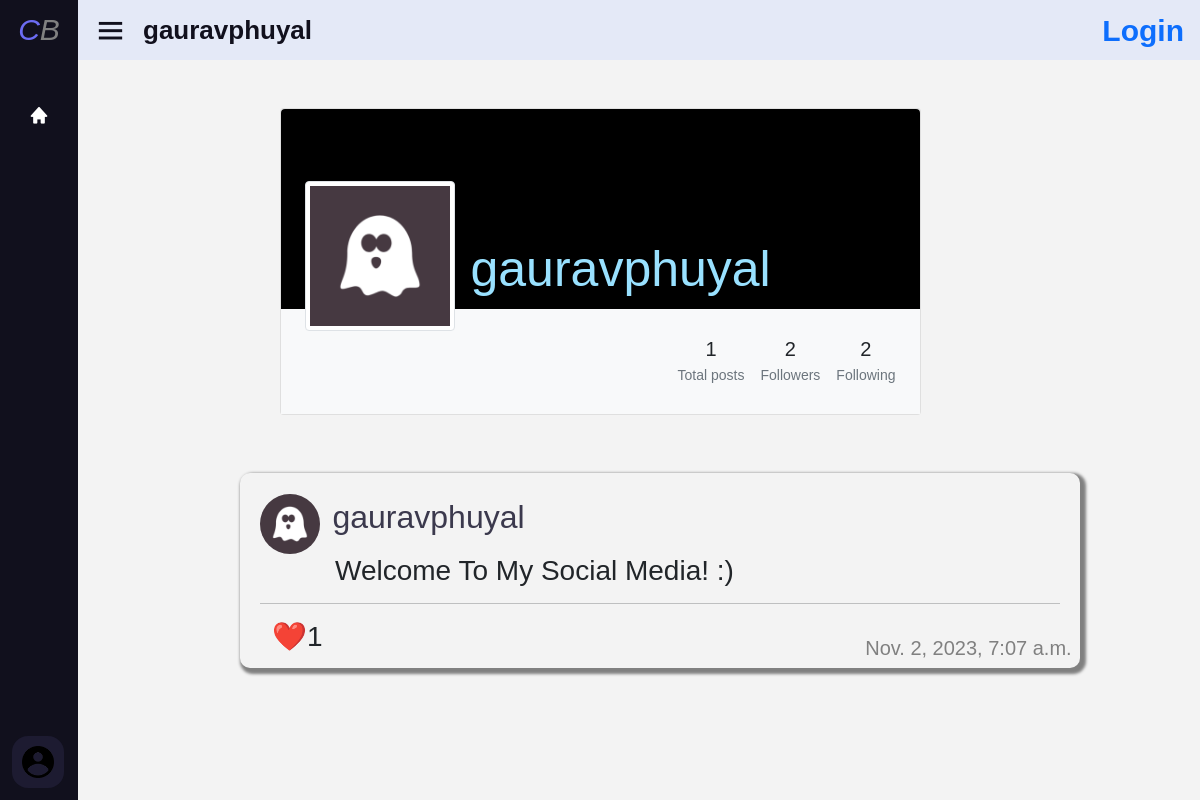
The app's page /user/gauravphuyal, older data.
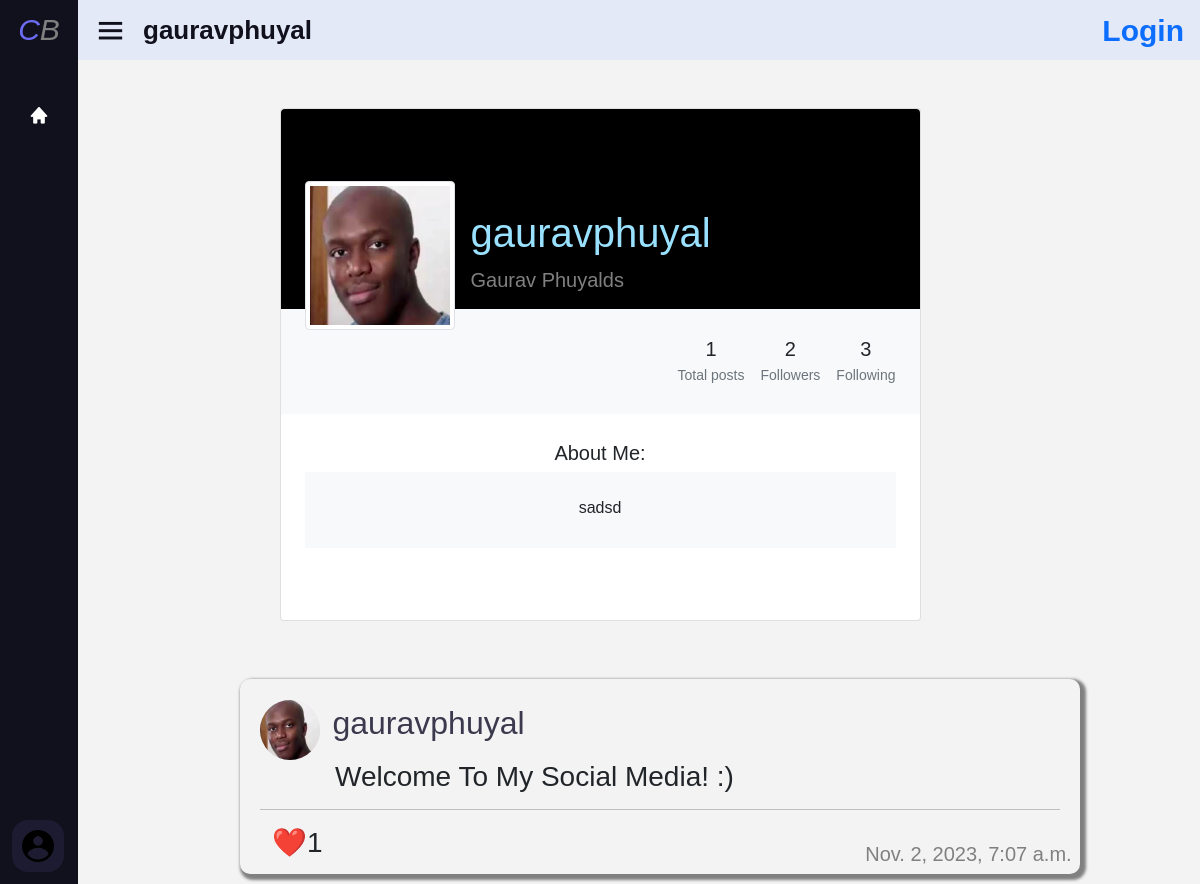
The same page, newer data.
### network/models.py (models this page shows, shortened)
class User(AbstractUser):
    default_pfp_location = f"pfp/defaults/{random.randrange(1,10)}.png"
    follower = models.TextField(default="", null=True)
    following = models.TextField(default="", null=True)
    bio = models.TextField(default="", null=True)
    pfp = models.ImageField(upload_to=f'pfp',blank=True, null=True)
    def_pfp = models.ImageField(default=default_pfp_location)
    def get_pfp(self):
        if self.pfp:
            return self.pfp
        else:
            return self.def_pfp

class Post(models.Model):
    user = models.ForeignKey(User, on_delete=models.CASCADE)
    content = models.TextField()
    creation_date = models.DateTimeField(auto_now_add=True)
    likes = models.IntegerField(default=0)
    edited = models.BooleanField(default=False)
    likers = models.TextField(default="", null=True)

### network/views.py (the view, shortened to what this page needs)
# urls.py: path("user/<str:username>", views.userpage, name="userpage"),
def userpage(request, username ):
    requested_user = User.objects.get(username=username)
    requested_user_id = requested_user.id
    if request.user.is_authenticated:
        logged_user = User.objects.get(id= request.user.id)
        logged_following_list = logged_user.following.split(",")
        if str(requested_user_id) in  logged_following_list:
            is_following = True
        else:
            is_following = False
    else:
        is_following = False
    if request.method  == "GET":
        posts = Post.objects.filter(user=requested_user_id).order_by('-creation_date')
        if request.user.id == requested_user_id:
            show_follow = False
        else:
            show_follow = True
        return render(request, "network/userpage.html",{
            "profile_user" : requested_user,
            "posts" : posts,
            "followers" : len(requested_user.follower.split(",")),
            "following" : len(requested_user.following.split(",")),
            "is_following" : is_following,
            "show_follow" : show_follow,
            "pagename" : requested_user.username,
            "total_posts": len(posts)
            })

### network/templates/network/userpage.html (shortened to what this page needs)
{% extends "network/layout.html" %}
{% load static %}
{% block body %}
      <section class="h-100 gradient-custom-2">
          <div class="container py-5 h-100">
            <div class="row d-flex justify-content-center align-items-center h-100">
              <div class="col col-lg-9 col-xl-7">
                <div class="card">
                  <div class="rounded-top text-white d-flex flex-row" style="background-color: #000; height:200px;">
                    <div class="ms-4 mt-5 d-flex flex-column" style="width: 150px;">
                      <img src="{{ profile_user.get_pfp.url }}"
                        alt="Generic placeholder image" class="img-fluid img-thumbnail mt-4 mb-2"
                        style="width: 150px; z-index: 1">
                    </div>
                    {% if profile_user.get_full_name %}
                    <div class="ms-3" style="margin-top: 100px;">
                        {% if profile_user.username == 'urmom' %}
                        <h5 style="font-size: 40px; color: rgba(153, 125, 252, 1);">{{ profile_user.username }}</h5>
                        {% elif profile_user.username == 'gaurav' %}
                        <h5 style="font-size: 40px; color: gold;">{{ profile_user.username }}</h5>
                        {% else %}
                        <h5 style="font-size: 40px; color: rgba(153, 225, 255, 1);">{{ profile_user.username }}</h5>
                        {% endif %}
                       <p style="font-size: 20px; color: gray;">{{ profile_user.get_full_name }}</p>
                    </div>
                    {% else %}
                    <div class="ms-3" style="margin-top: 130px;">
                      {% if profile_user.username == 'urmom' %}
                      <h5 style="font-size: 50px; color: rgba(153, 125, 252, 1);">{{ profile_user.username }}</h5>
                      {% elif profile_user.username == 'gaurav' %}
                      <h5 style="font-size: 50px; color: gold;">{{ profile_user.username }}</h5>
                      {% else %}
                      <h5 style="font-size: 50px; color: rgba(153, 225, 255, 1);">{{ profile_user.username }}</h5>
                      {% endif %}
                  </div>
                    {% endif %}
                  </div>
                  <div class="p-4 text-black" style="background-color: #f8f9fa;">
                    <div class="d-flex justify-content-end text-center py-1">
                      <div>
                        <p class="mb-1 h5">{{ total_posts }}</p>
                        <p class="small text-muted mb-0">Total posts</p>
                      </div>
                      <div class="px-3">
                        <p class="mb-1 h5">{{ followers }}</p>
                        <p class="small text-muted mb-0">Followers</p>
                      </div>
                      <div>
                        <p class="mb-1 h5">{{ following }}</p>
                        <p class="small text-muted mb-0">Following</p>
                      </div>
                      <br>
                    </div>
                  </div>
                  {% if profile_user.bio %}
                  <div class="card-body p-4 text-black">
                    <div class="mb-5" style="text-align: center;">
                      <p class="lead fw-normal mb-1">About Me: </p>
                      <div class="p-4" style="background-color: #f8f9fa;">
                        <p class="font-italic mb-1">{{ profile_user.bio }}</p>
                      </div>
                    </div>
                  </div>{% endif %}
                </div>
              </div>
            </div>
          </div>
        </section>
    {% include "network/post.html" %}
{% endblock body %}

### network/templates/network/layout.html (shortened to what this page needs)
{% load static %}
<!DOCTYPE html>
<html lang="en">
    <head>
        <link
        href="https://cdn.jsdelivr.net/npm/bootstrap@5.0.0/dist/css/bootstrap.min.css"
        rel="stylesheet"
      />
        <link href="{% static 'network/styles.css' %}" rel="stylesheet">
        <link href='https://unpkg.com/boxicons@2.0.7/css/boxicons.min.css' rel='stylesheet'>
    </head>
    <body>
          <div class="sidebar close">
            <div class="logo-details" onclick="goindex()">
              <i><span style="color: rgb(108, 108, 243);">C</span><span style="color: gray;">B</span></i>
            </div>
            <ul class="nav-links">
              <li>
                <a href="{% url 'index' %}">
                  <i class='bx bxs-home' ></i>
                </a>
              </li>
            <div class="profile-details">
              <div class="profile-content" {% if user.is_authenticated %} onclick="location.replace(`{% url "userpage" user.username %}`)" {% else %} onclick="location.replace(`{% url "login" %}`)" {% endif %}>
                {% if user.is_authenticated %}
                <img src="{{ user.get_pfp.url }}" alt="profileImg">
                {% else %}
                <img src="{% static "network/login.png" %}" alt="profileImg">
                {% endif %}
              </div>
            </div>
        </ul>
          </div>
          <section class="home-section">
            <div class="home-content">
              <i class='bx bx-menu' ></i>
              <span class="text">{{ pagename }}</span>
              {% if not user.is_authenticated %}
              <span style="margin-left: 20%;" class="text" id="topright"><a href="{% url 'login' %}">Login</a></span>
              {% endif %}
            </div>
          </section>
        <div class="body">
            {% block body %}
            {% endblock %}
        </div>
    </body>
</html>

### network/templates/network/post.html (shortened to what this page needs)
{% if posts %}
    {% for post in posts %}
        <div class="post" style="position: relative;" onclick="gopostpage(`{{ post.id }}`)">
            <a href="{% url "userpage" post.user.username %}"><span><img class="profile-pic" src="{{ post.user.get_pfp.url }}" alt="pfp" ></span>
            <span class="username">{{ post.user.username }}</span></a>
            <h3 id="post-content-{{post.id}}" style="margin-left: 75px">{{ post.content }}</h3>
            <hr>
            <ul class="likeul">
                <li style="margin-right: 20px">
                    <h3 id="likeButton{{ post.id }}" ><a onclick="likepost(`{{ post.id }}`)" >❤️ </a></h3>
                </li>
                <li>
                    <h3 id="likes{{ post.id }}">{{ post.likes }}</h3>
                </li>
                <li>
                    <h5 style="position:absolute; bottom:0; right:0; margin-right: 1%">{{ post.creation_date }}</h5>
                </li>
            </ul>
        </div>
    {% endfor %}
        {% else %}
            <center><h1 style="color: red; font-weight: Bolder; font-size: 900%;padding: 70px 0;">No posts :(</h1></center>
    {% endif %}

Row changes from the older to the newer data that the page shows:
changed User "gauravphuyal": get_pfp: a different picture; first_name empty → "Gaurav" (drawn); get_full_name (not shown) → "Gaurav Phuyalds"; bio (not shown) → "sadsd"
changed through a linked row, Post "Welcome To My Social Media! :)": user.get_pfp: a different picture
Text that changed along with them:
{{ following }}: "2" → "3"
text now shown: "About Me:"
